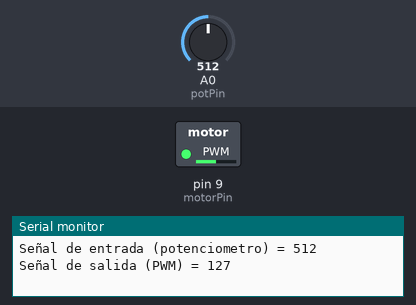
This sketch was run on a simulated Arduino Uno, built with avr-gcc and run on an emulated ATmega328P. Parts: switched loads named in the sketch (green lamp = pin HIGH), the last lines printed to the serial monitor. The inputs (shaded band) are chosen by the test bench; at power-on: A0 (potPin) = 512.

Above: at 1.2 s.
1.3 s: A0 (potPin) set to 413
At 2.7 s:
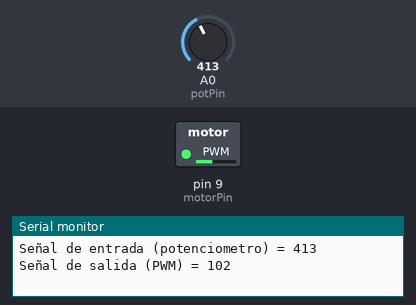
4.3 s: A0 (potPin) set to 385
At 4.9 s:
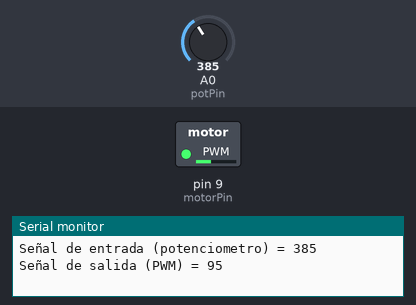
7.3 s: A0 (potPin) set to 716
At 8.2 s:
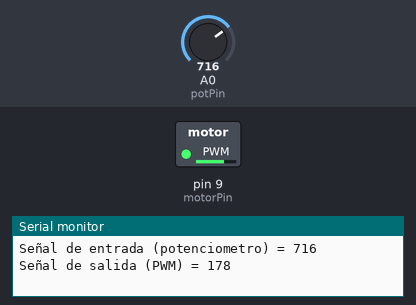
8.8 s: A0 (potPin) set to 987
At 9.6 s:
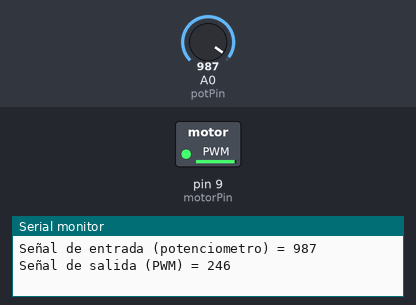
10.3 s: A0 (potPin) set to 1009
At 10.6 s:
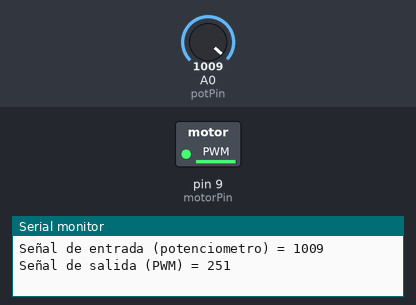
11.8 s: A0 (potPin) set to 122
At 12.2 s:
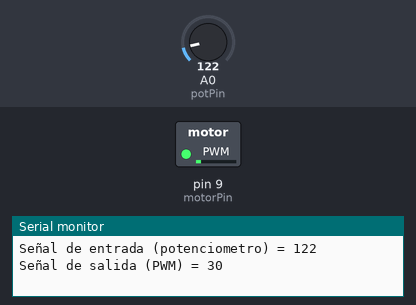
Timing chart, 0 to 14.3 s (numbered marks = the images above; inputs shaded):
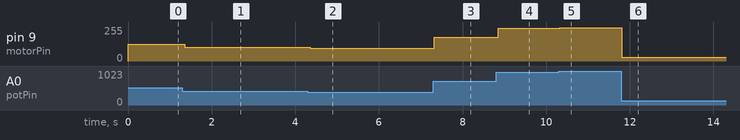

Measured:
- after the input at 1.3 s, pin 9 (motorPin): 127/255 → 102/255 after 0.06 s
- after the input at 4.3 s, pin 9 (motorPin): 102/255 → 95/255 after 0.06 s
- after the input at 7.3 s, pin 9 (motorPin): 95/255 → 178/255 at once
- after the input at 8.8 s, pin 9 (motorPin): 178/255 → 246/255 after 0.06 s
- after the input at 10.3 s, pin 9 (motorPin): 246/255 → 251/255 at once
- after the input at 11.8 s, pin 9 (motorPin): 251/255 → 30/255 at once

The sketch:

ejercicio_01.ino
```cpp
/* DEFINIR VARIABLES */

// Esta variable guarda el numero de pin donde esta conectado el potenciometro.
int potPin = A0;
// Esta variable guarda el numero de pin donde esta conectado el motor.
int motorPin = 9;

// Estas dos variables sirven para guardar valores utiles
// por ejemplo, el valor de la señal del potenciometro,
// o el valor de señal que querremos mandar al motor.
int sensorValue;
int outputValue;


/* CONFIGURAR ARDUINO */

void setup()
{
  // Configuramos el pin conectado al potenciómetro como "input".
  // Ver más en: https://www.arduino.cc/reference/en/language/functions/digital-io/pinmode/
  pinMode(potPin, INPUT);

  // Configuramos el pin conectado al potenciómetro como "output".
  pinMode(motorPin, OUTPUT);

  // Configurar mensajes que el arduino nos enviará
  // a traves del "serial monitor":
  Serial.begin(9600);

  // Enviar un mensaje de prueba al serial monitor:
  Serial.println("Señal de entrada (potenciometro), Señal de salida (angulo)");
}


/* PROGRAMAR EL CONTROL */

void loop()
{
  // Leer la señal del potenciómetro.
  // Este valor es un número entero entre 0 y 1023.
  // Ver más en: https://www.arduino.cc/reference/en/language/functions/analog-io/analogread/
  sensorValue = analogRead(potPin);

  // Convertir la señal del potenciometro (de 0 a 1023)
  // al rango de pulsos PWM que generar el Arduino (de 0 a 255).
  // Ver más en: https://www.arduino.cc/reference/en/language/functions/math/map/
  outputValue = map(sensorValue, 0, 1023, 0, 255);

  // Configurar el PWM en el pin del motor
  // con el nuevo ancho de pulso.
  // Ver más en: https://www.arduino.cc/reference/en/language/functions/analog-io/analogwrite/
  analogWrite(motorPin, outputValue);

  // Mandar mensajes al serial monitor, con informaicón sobre
  // las señales de entrada y de salida:
  Serial.print("Señal de entrada (potenciometro) = ");
  Serial.print(sensorValue);
  Serial.print("     Señal de salida (PWM) = ");
  Serial.println(outputValue);

  // Esperemos a que el motor se estabilice un poco
  // antes de volver a empezar.
  delay(50);
}
```
